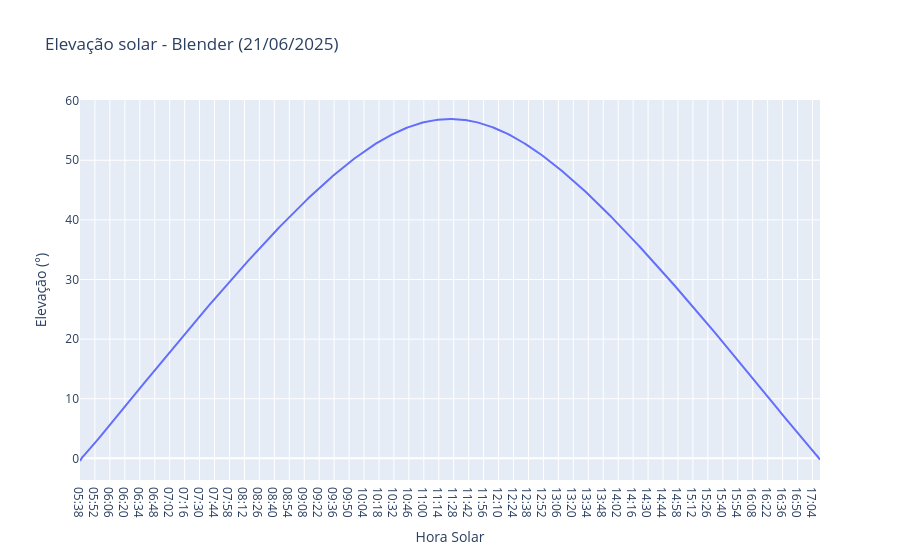
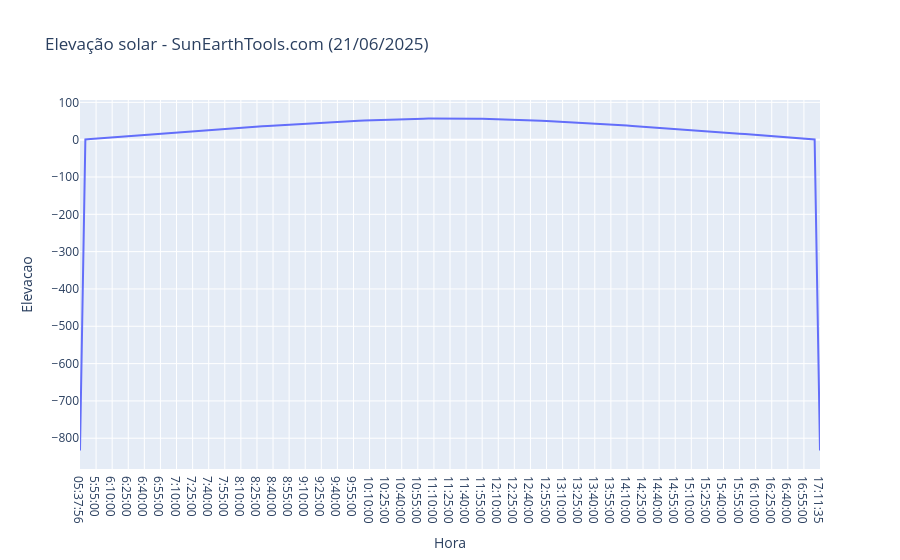
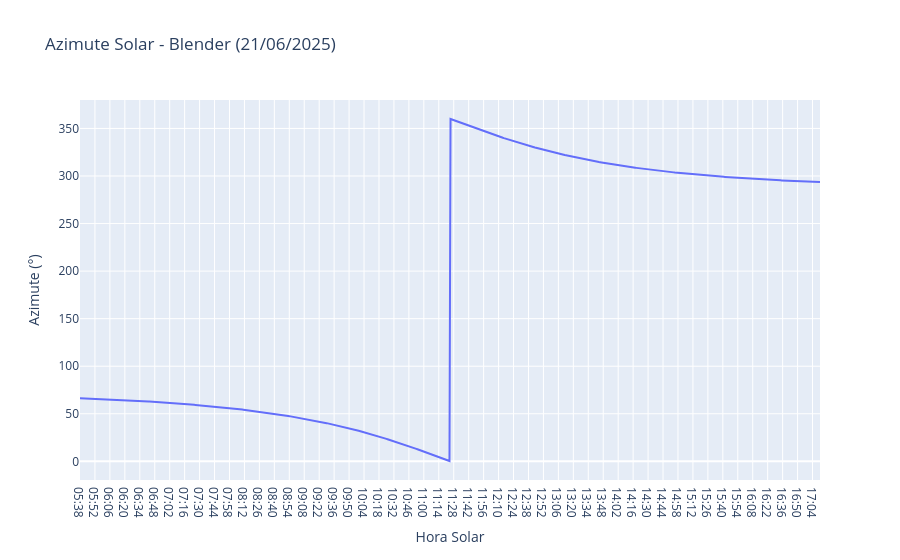
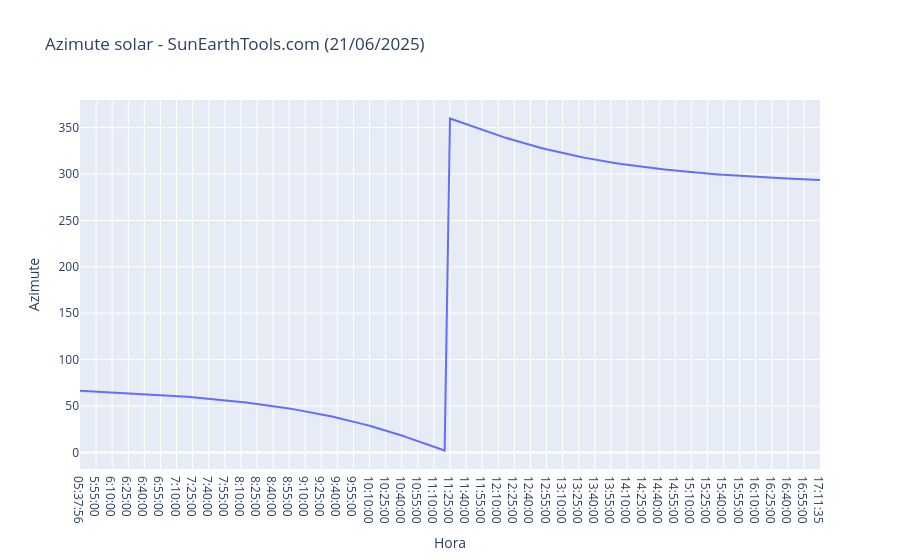

The code cell stored with these charts, in order, in its notebook:
### Code cell
#Plots de Elevação e Azimute (individuais)

#Elevação solar no blender
fig = px.line(df2, x ='Hora Solar', y = "Elevação (°)", title="Elevação solar - Blender (21/06/2025)")
fig.show()

#Verificando o comportamento da elevação solar no SunEarthTools.com
fig = px.line(df1, x ='Hora', y = "Elevacao", title="Elevação solar - SunEarthTools.com (21/06/2025)")
fig.show()

#Verificando o comportamento da elevação solar no Blender

fig = px.line(df2, x ='Hora Solar', y = "Azimute (°)", title="Azimute Solar - Blender (21/06/2025)")
fig.show()

#Verificando o comportamento da azimute solar no SunEarthTools.com

fig = px.line(df1, x ='Hora', y = "Azimute", title="Azimute solar - SunEarthTools.com (21/06/2025)")
fig.show()

### Figure 1 — Plotly figure (JSON) as saved in the notebook; plotly's stock layout.template omitted (floating-point values rounded to 4 significant figures; data arrays with more than 128 entries replaced by an {"elided": "..."} marker saying what was removed)
{"data": [{"hovertemplate": "Hora Solar=%{x}<br>Elevação (°)=%{y}<extra></extra>", "legendgroup": "", "line": {"color": "#636efa", "dash": "solid"}, "marker": {"symbol": "circle"}, "mode": "lines", "name": "", "orientation": "v", "showlegend": false, "type": "scatter", "x": {"elided": "694 str values"}, "xaxis": "x", "y": {"elided": "694 float values"}, "yaxis": "y"}], "layout": {"legend": {"tracegroupgap": 0}, "title": {"text": "Elevação solar - Blender (21/06/2025)"}, "xaxis": {"anchor": "y", "domain": [0, 1], "title": {"text": "Hora Solar"}}, "yaxis": {"anchor": "x", "domain": [0, 1], "title": {"text": "Elevação (°)"}}}}

### Figure 2 — Plotly figure (JSON) as saved in the notebook; plotly's stock layout.template omitted (floating-point values rounded to 4 significant figures; data arrays with more than 128 entries replaced by an {"elided": "..."} marker saying what was removed)
{"data": [{"hovertemplate": "Hora=%{x}<br>Elevacao=%{y}<extra></extra>", "legendgroup": "", "line": {"color": "#636efa", "dash": "solid"}, "marker": {"symbol": "circle"}, "mode": "lines", "name": "", "orientation": "v", "showlegend": false, "type": "scatter", "x": {"elided": "139 str values"}, "xaxis": "x", "y": {"elided": "139 float values"}, "yaxis": "y"}], "layout": {"legend": {"tracegroupgap": 0}, "title": {"text": "Elevação solar - SunEarthTools.com (21/06/2025)"}, "xaxis": {"anchor": "y", "domain": [0, 1], "title": {"text": "Hora"}}, "yaxis": {"anchor": "x", "domain": [0, 1], "title": {"text": "Elevacao"}}}}

### Figure 3 — Plotly figure (JSON) as saved in the notebook; plotly's stock layout.template omitted (floating-point values rounded to 4 significant figures; data arrays with more than 128 entries replaced by an {"elided": "..."} marker saying what was removed)
{"data": [{"hovertemplate": "Hora Solar=%{x}<br>Azimute (°)=%{y}<extra></extra>", "legendgroup": "", "line": {"color": "#636efa", "dash": "solid"}, "marker": {"symbol": "circle"}, "mode": "lines", "name": "", "orientation": "v", "showlegend": false, "type": "scatter", "x": {"elided": "694 str values"}, "xaxis": "x", "y": {"elided": "694 float values"}, "yaxis": "y"}], "layout": {"legend": {"tracegroupgap": 0}, "title": {"text": "Azimute Solar - Blender (21/06/2025)"}, "xaxis": {"anchor": "y", "domain": [0, 1], "title": {"text": "Hora Solar"}}, "yaxis": {"anchor": "x", "domain": [0, 1], "title": {"text": "Azimute (°)"}}}}

### Figure 4 — Plotly figure (JSON) as saved in the notebook; plotly's stock layout.template omitted (floating-point values rounded to 4 significant figures; data arrays with more than 128 entries replaced by an {"elided": "..."} marker saying what was removed)
{"data": [{"hovertemplate": "Hora=%{x}<br>Azimute=%{y}<extra></extra>", "legendgroup": "", "line": {"color": "#636efa", "dash": "solid"}, "marker": {"symbol": "circle"}, "mode": "lines", "name": "", "orientation": "v", "showlegend": false, "type": "scatter", "x": {"elided": "139 str values"}, "xaxis": "x", "y": {"elided": "139 float values"}, "yaxis": "y"}], "layout": {"legend": {"tracegroupgap": 0}, "title": {"text": "Azimute solar - SunEarthTools.com (21/06/2025)"}, "xaxis": {"anchor": "y", "domain": [0, 1], "title": {"text": "Hora"}}, "yaxis": {"anchor": "x", "domain": [0, 1], "title": {"text": "Azimute"}}}}
